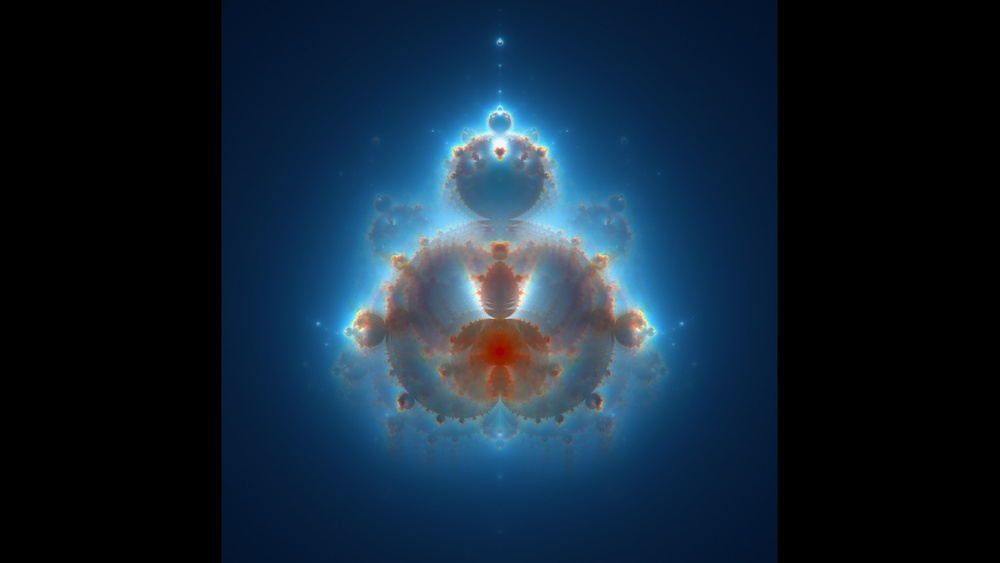
#> input picture recurrent-neural-nets/lstm/gifs/Untitled2.jpeg, 1000 x 563 px, shrunk from 1820 x 1024 before the run, found by its file name
$ python test.py
#> lines starting #> are read from the running program, lines starting #| are printed output that depends on the picture; after the words box and inside, x2 and y2 are one past the last pixel; in counts of white or black regions, pixels touching at a corner belong together
import cv2 as cv
import numpy as np

img = cv.imread("gifs/Untitled2.jpeg",cv.IMREAD_COLOR)
#> img is the input picture: shape (563, 1000, 3); mean B, G, R 53.5, 36.8, 18.6

img_gray = cv.cvtColor(img, cv.COLOR_BGR2GRAY)
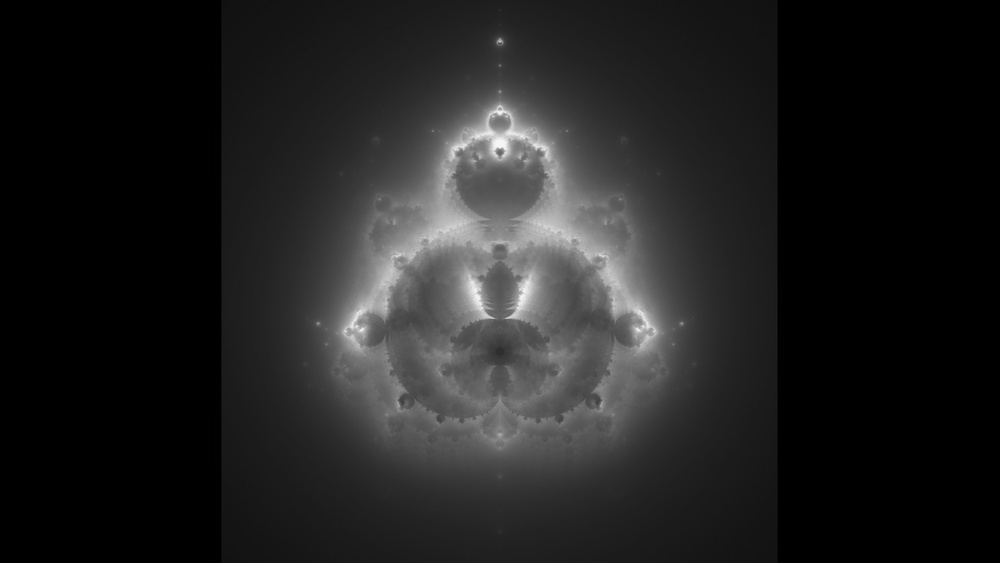
#> img_gray: shape (563, 1000); min 0, max 249, mean 33.3
_, mask = cv.threshold(img_gray, 1, 255, cv.THRESH_BINARY_INV)
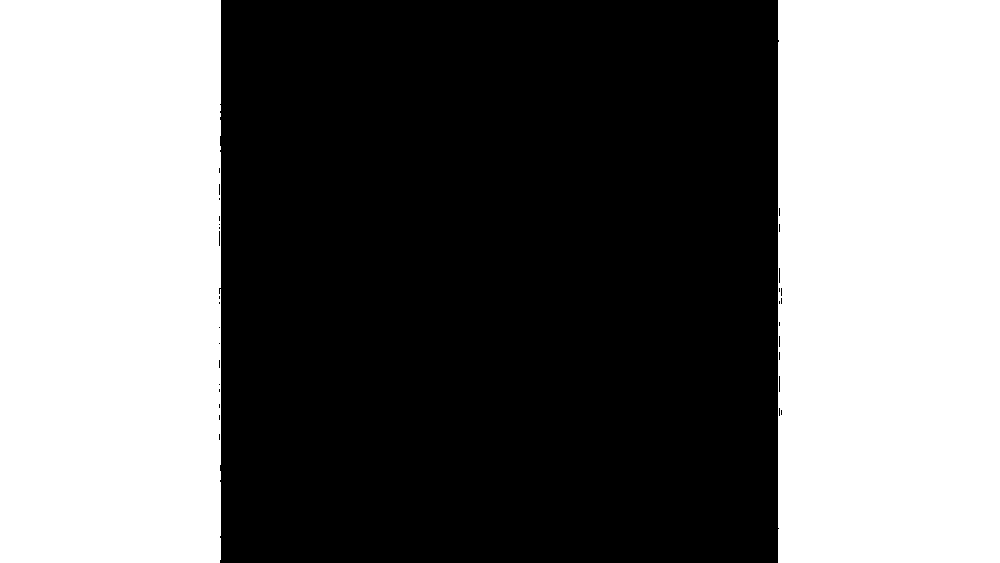
#> mask: shape (563, 1000); 44.3% white; 2 white regions, box (x1, y1, x2, y2) and area: (778, 0, 1000, 563) 124879, (0, 0, 221, 563) 124310
cv.imwrite("gifs/mask.jpg",mask)

restored = cv.inpaint(img, mask, 8 ,cv.INPAINT_TELEA)
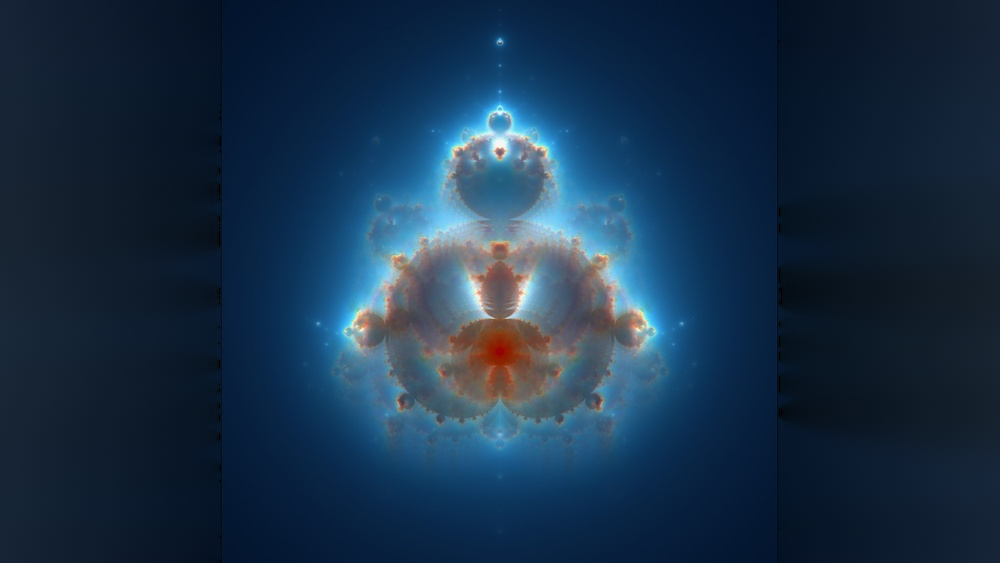
#> restored: shape (563, 1000, 3); mean B, G, R 73.2, 49.2, 24.9
cv.imwrite("gifs/restored.jpg",restored)
